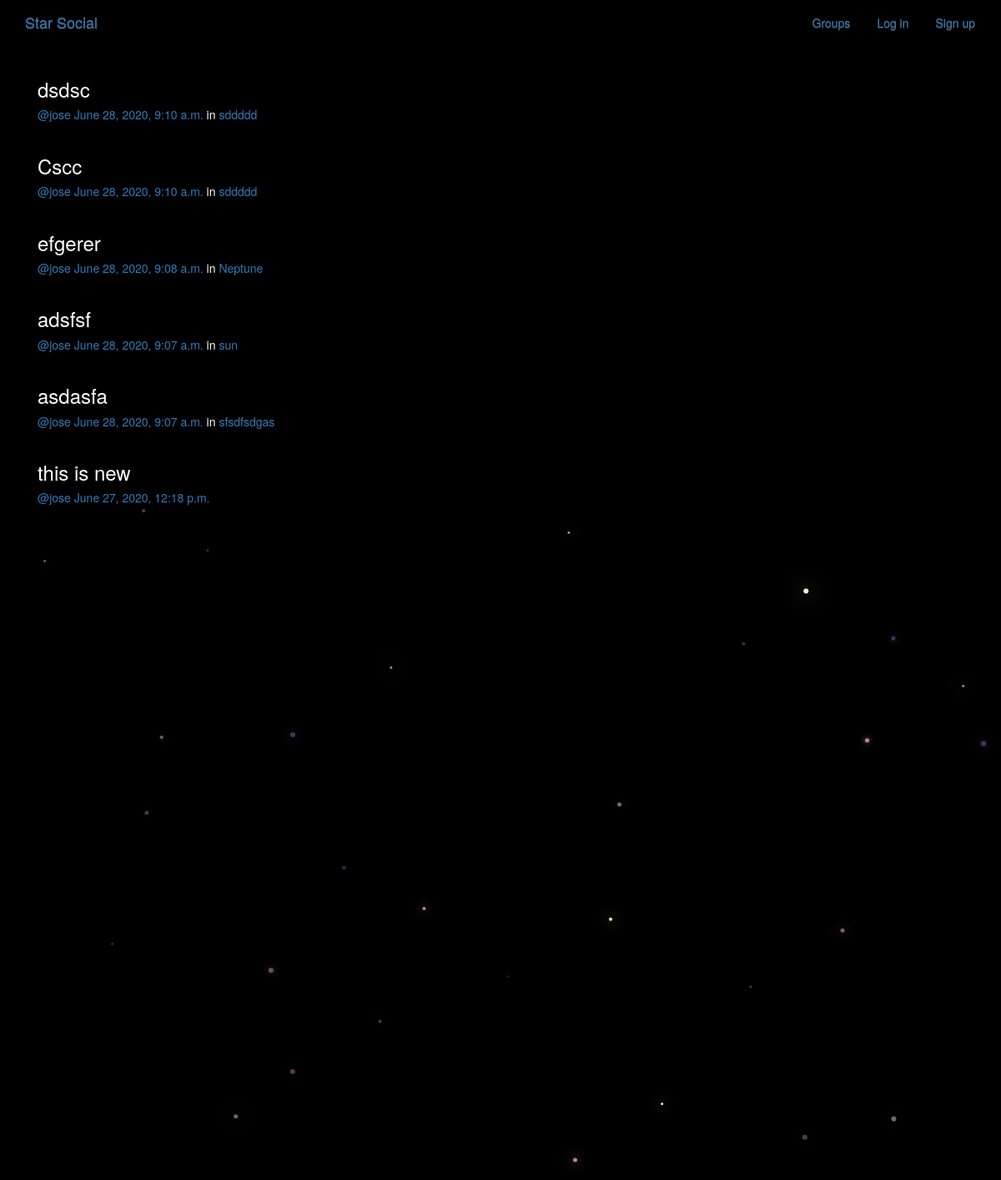
/posts/, run on the app's committed database.
### posts/models.py (models this page shows, shortened)
class Post(models.Model):
    user=models.ForeignKey(User,related_name='posts',on_delete=models.CASCADE,null=True,blank=True)
    created_at=models.DateTimeField(auto_now=True)
    message=models.TextField()
    message_html=models.TextField(editable=False)
    group=models.ForeignKey(Group,related_name='posts',null=True,blank=True,on_delete=models.CASCADE)
    class Meta:
        ordering = ['-created_at']
        unique_together = ['user','message']

### groups/models.py (models this page shows, shortened)
class Group(models.Model):
    name=models.CharField(max_length=255,unique=True)
    slug=models.SlugField(allow_unicode=True,unique=True)
    description=models.TextField(blank=True,default='')
    description_html=models.TextField(editable=False,default='',blank=True)
    members=models.ManyToManyField(User,through='GroupMember')
    class Meta:
        ordering = ['name']

### posts/views.py (the view)
class PostList(SelectRelatedMixin, generic.ListView):
    model = models.Post
    select_related = ("user", "group")

### posts/templates/posts/post_list.html (shortened to what this page needs)
{% extends "posts/post_base.html" %}
{% load humanize %}
{% block post_content %}
<div class="col-md-8">
	{% for post in post_list %}
  {% include "posts/_post.html" %}
	{% endfor %}
</div>
{% endblock %}

### posts/templates/posts/_post.html (shortened to what this page needs)
<div class="post media">
	<h3>{{ post.message_html|safe }}</h3>
	<div class="media-body">
		<h5 class="media-heading">
			<span class="username"><a href="{% url 'posts:for_user' username=post.user.username %}">@{{ post.user.username }}</a></span>
			<time class="time"><a href="{% url 'posts:single' username=post.user.username pk=post.pk %}">{{ post.created_at }}</a></time>
			{% if post.group %}
			<span class="group-name">in <a href="#">{{ post.group.name }}</a></span>
			{% endif %}
		</h5>
	</div>
</div>

### static/simplesocial/css/master.css (style rules this page uses)
body { margin: 0; overflow: hidden; background-color: black; color:white; }

### data on the page
Post: message_html "dsdsc", user.username "jose", created_at "June 28, 2020, 9:10 a.m.", group.name "sddddd"
Post: message_html "Cscc", user.username "jose", created_at "June 28, 2020, 9:10 a.m.", group.name "sddddd"
Post: message_html "efgerer", user.username "jose", created_at "June 28, 2020, 9:08 a.m.", group.name "Neptune"
Post: message_html "adsfsf", user.username "jose", created_at "June 28, 2020, 9:07 a.m.", group.name "sun"
Post: message_html "asdasfa", user.username "jose", created_at "June 28, 2020, 9:07 a.m.", group.name "sfsdfsdgas"
Post: message_html "this is new", user.username "jose", created_at "June 27, 2020, 12:18 p.m."
